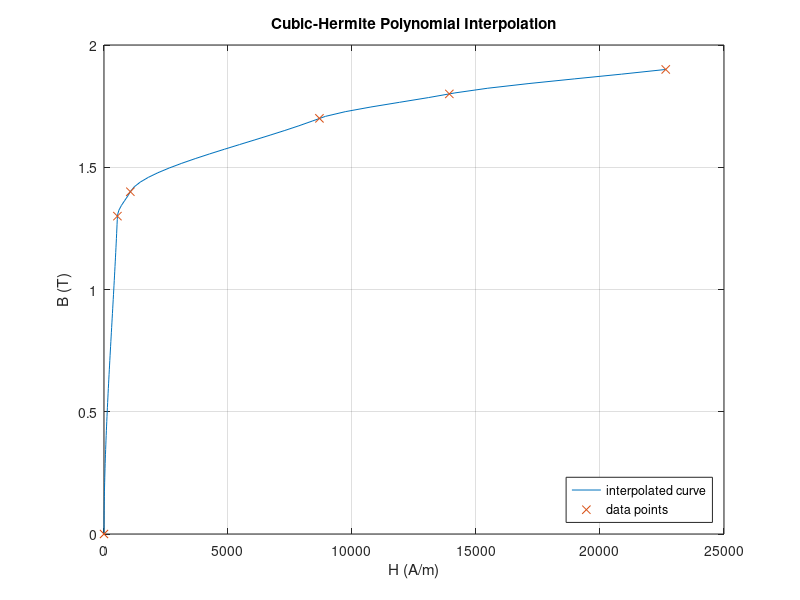

MATLAB code to generate this figure:
function [y_test] = hermite_interpolator()
% Interpolate using cubic Hermite polynomials

    hb_data = [0.0 0.0;0.2 14.7; 0.4,36.5;0.6 71.7; 0.8 121.4; 1 197.4; 1.1 256.2; 1.2 348.7; 1.3 540.6; 1.4 1062.8; 1.5 2318.0; 1.6 4781.9; 1.7,8687.4; 1.8 13924.3; 1.9 22650.2];
    X = hb_data([1 9 10 13 14 15],1);
    Y = hb_data([1 9 10 13 14 15],2);
    x_test = 0:(1.9/99):1.9;
    y_test(1:100) = 0;
    y_test = interpolate(x_test, X, Y);


    figure(2)
    plot(y_test, x_test)
    legend("interpolated curve")
    hold on
    plot(Y, X, 'x')
    title('Cubic-Hermite Polynomial Interpolation')
    legend("interpolated curve", "data points", 'location', 'southeast')  
    hold off
    xlabel('H (A/m)') 
    ylabel('B (T)')
    grid 

    function[coefficients] = get_coefficients(x0, x1, y0, y1, dy0, dy1)
        A = [x0^3 x0^2 x0 1.0;
            x1^3 x1^2 x1 1.0;
            (3 * x0^2) (2 * x0) 1.0 0.0;
            (3 * x1^2) (2 * x1) 1.0 0.0];
        b = [y0; y1; dy0; dy1];
        disp("Matrix solver")
        coefficients = mat_solve(A, b);
    
    function[coefficient_matrix] = get_coefficient_matrix(X, Y)
        % Returns a coefficient matrix for the given X and Y (with rows
        % specified by get_coefficients function)
        dy1 = 0;
        [X_rows, X_cols] = size(X);
        coefficient_matrix(1:(X_rows -1), 1:4) = 0;
        for i = 1:X_rows - 1 
            x0 = X(i, 1);
            x1 = X(i + 1, 1);
            y0 = Y(i, 1);
            y1 = Y(i + 1, 1);

            % Derivative approximation
            dy0 = dy1;
            dy1 = (y1 - y0) / (x1 - x0);

            coefficient_matrix(i,:) = get_coefficients(x0, x1, y0, y1, dy0, dy1);
        end;

    function[x] = mat_solve(A, b)
    % Matrix solver for non-symmetric matrices
        det = 1;
        [A_rows, A_cols] = size(A);
        [b_rows, b_cols] = size(b);
        for i = 1:A_rows - 1 
            k = i;
            for j=i + 1:A_rows 
                if abs(A(j, i)) > abs(A(k, i))
                    k = j;
                end
            end
            if k ~= i
                % If k is not equal to i, then transpose ith entry and kth 
                % entry of A and b
                A([i k],:)=A([k i],:)
                b([i k]) = b([k i]);
                det = -1 * det;
            end

            for j = (i + 1):A_rows 
                t = A(j, i) / A(i, i);
                for k = (i + 1): A_rows
                    A(j, k) = A(j,k) - t * A(i, k);
                end
                for k = 1: b_cols
                    b(j, k) = b(j, k) - t * b(i, k);
                end
            end
        end

        for i = A_rows:-1:1
            for j=i + 1: A_rows
                for k=1:b_cols
                    b(i, k) = b(i,k) - A(i, j) * b(j, k);
                end
            end
            t = 1.0 / A(i, i);
            det = det * A(i, i);
            for j=1:b_cols
                b(i, j) = b(i, j) * t;
            end
        end

        x = b;


    function[y] = apply(coefficient_matrix, x)
    %   Apply coefficients to x to get y
        [rows_x, cols_x] = size(x);
        x = [x.^3 x^2 x 1.0];
        % Dot product of the coefficient matrix with x
        y = coefficient_matrix .* x;
        y = sum(y);
    

    function[y] = interpolate(x_test, X, Y)
        [rows_x_test, cols_x_test] = size(x_test);
        [rows_X, cols_X] = size(X);
        coefficient_matrix = get_coefficient_matrix(X, Y);
        y(1:rows_x_test, 1:cols_x_test) = 0;
        for i = 1:cols_x_test
            for j = 1:rows_X - 1
                if x_test(:,i) <= X(j + 1, 1)
                    break;
                end;
            end;
            y(:,i) = apply(coefficient_matrix(j,:), x_test(:,i));
        end


